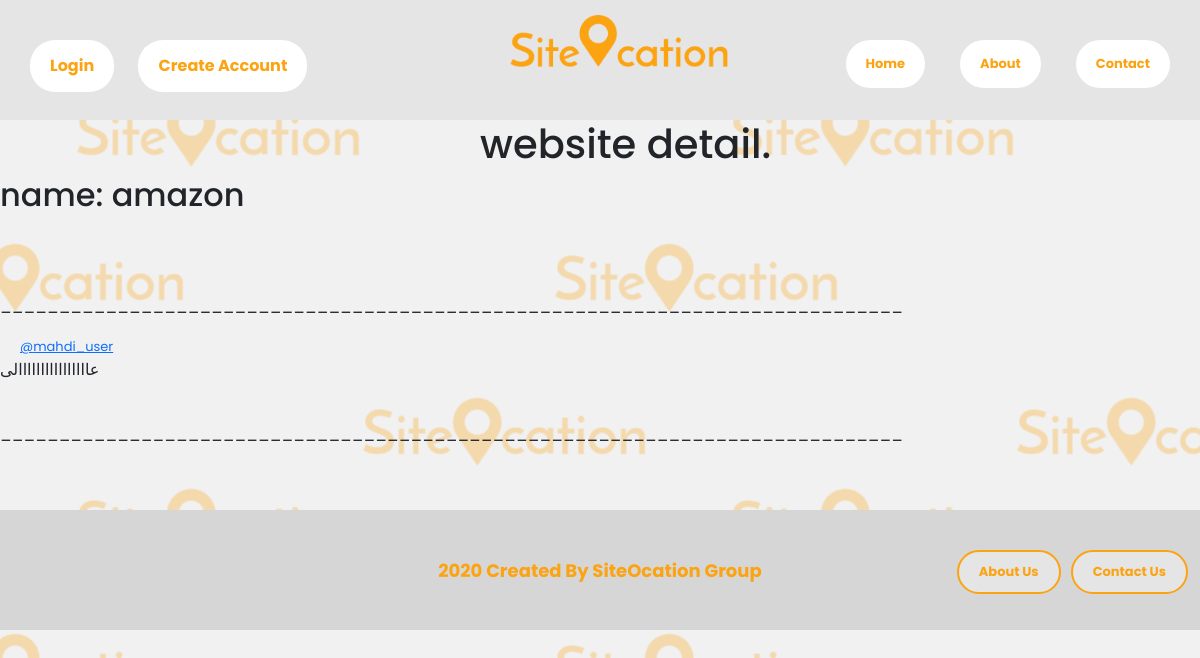
The app's page /website/amazon/, older data.
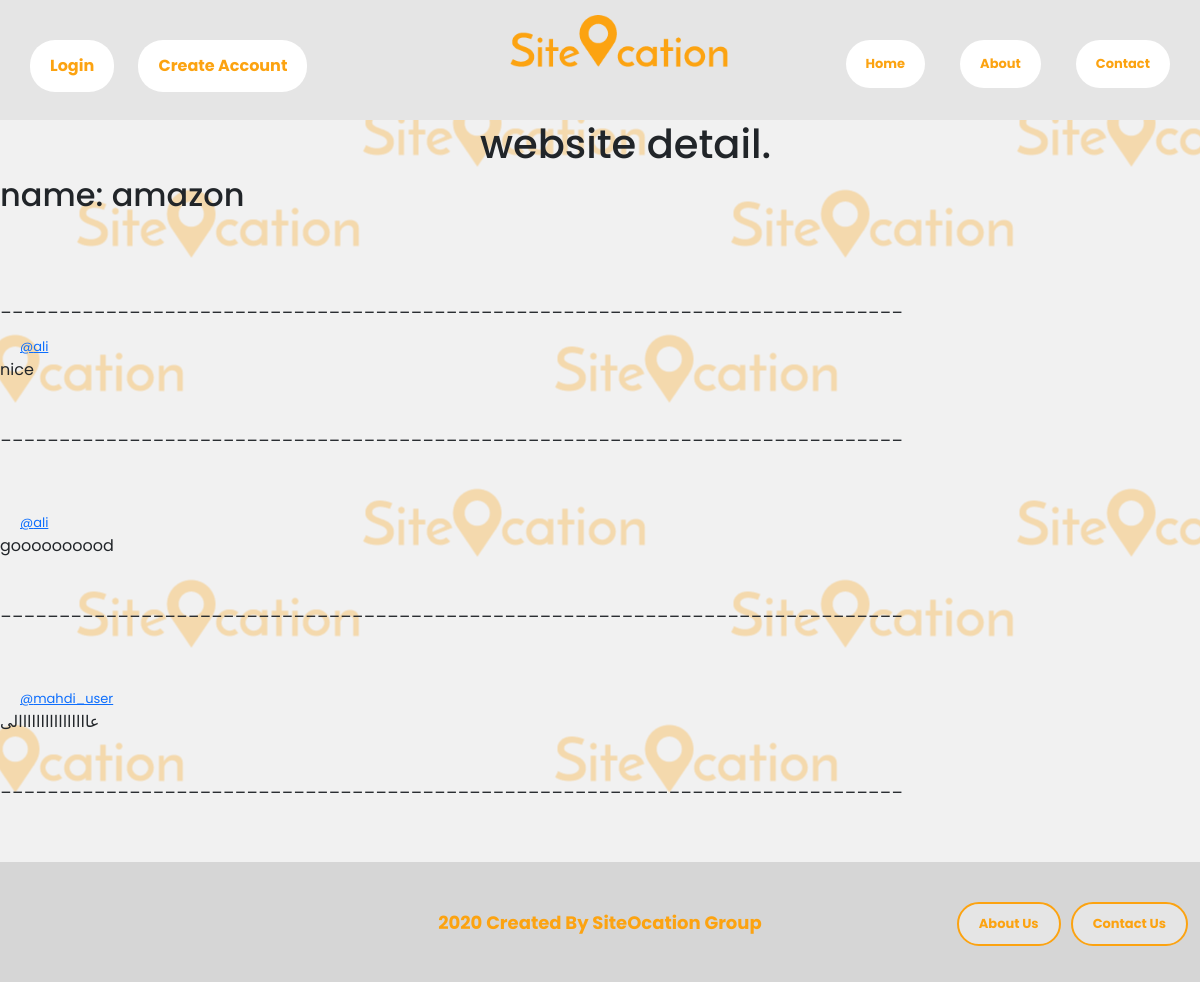
The same page, newer data.
### website/models.py (models this page shows, shortened)
class Comment(models.Model):
    comment_id = models.AutoField(primary_key=True)
    website_id = models.ForeignKey(Website, on_delete=models.CASCADE)
    user_id = models.ForeignKey(Profile, on_delete=models.CASCADE)
    modified = models.DateTimeField(auto_now_add=True, help_text='When was this page created?')
    comment = models.CharField(max_length=600)
    likes = models.PositiveIntegerField(default=0)
    dislikes = models.PositiveIntegerField(default=0)
    rate_to_web = models.PositiveSmallIntegerField(blank=True, null=True, )
    reply = models.ForeignKey("self", blank=True, null=True, on_delete=models.CASCADE, related_name='+')

class Profile(models.Model):
    user = models.OneToOneField(User_in_built, on_delete=models.CASCADE, primary_key=True)
    user_picture = models.ImageField(help_text="Upload the picture of user.", blank=True, null=True, )
    bio = models.CharField(max_length=50, blank=True, null=True, )
    date_of_birth = models.DateField(default=timezone.now)
    class Meta:
        ordering = ['user__username']
    def get_absolute_url(self):
        return reverse('user-detail', args=[str(self.user.id)])

### website/views.py (the view)
# urls.py: path('website/<pk>/', website_veiws.website_detail, name='website-detail'),
def website_detail(request, pk):
    website = Website.objects.get(website_domain_name=pk)
    comments = reversed(Comment.objects.filter(website_id=pk, reply=None))
    context = {
        'website': website,
        'comments': comments,
    }
    return render(request, 'website_detail.html', context=context)

### website/templates/website_detail.html (shortened to what this page needs)
{% extends "main-a.html" %}
{% block content %}
    <h1>website detail.</h1>
    <h2>
        name: {{ website.website_domain_name }}
    </h2>
    <br><br><br>
    <p>_____________________________________________________________________________</p>
    {% for comment in comments %}
        <a href="{{ comment.user_id.get_absolute_url }}">
                @{{ comment.user_id.user.username }}
            </a>
        <br>
          <p>{{ comment.comment }}</p>
            <br>
            <p>_____________________________________________________________________________</p>
            <br><br>
    {% endfor %}
{% endblock %}

Row changes from the older to the newer data that the page shows:
added Comment: user_id.user.username "ali", comment "nice"
added Comment: user_id.user.username "ali", comment "goooooooood"
